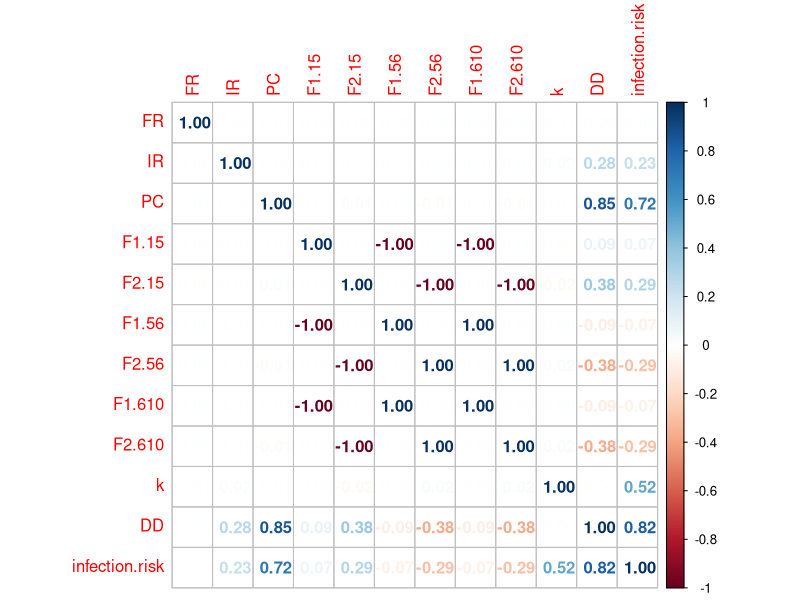
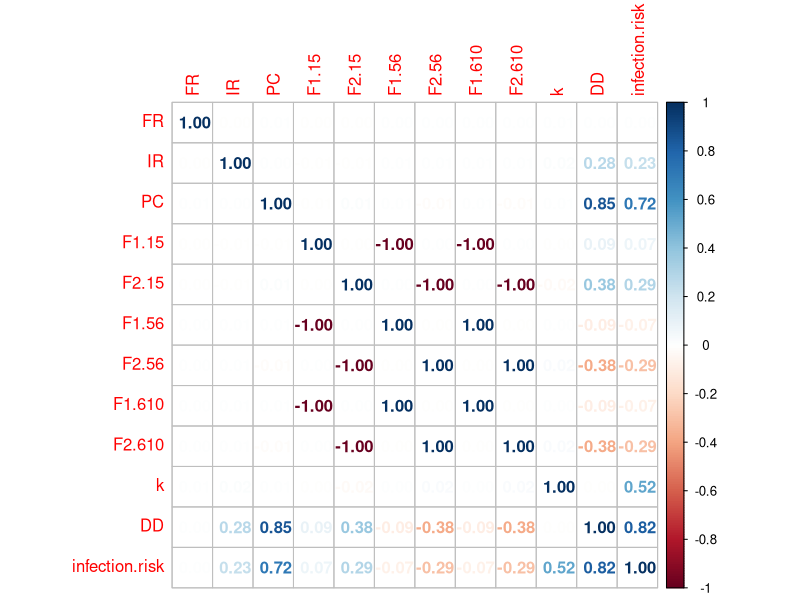
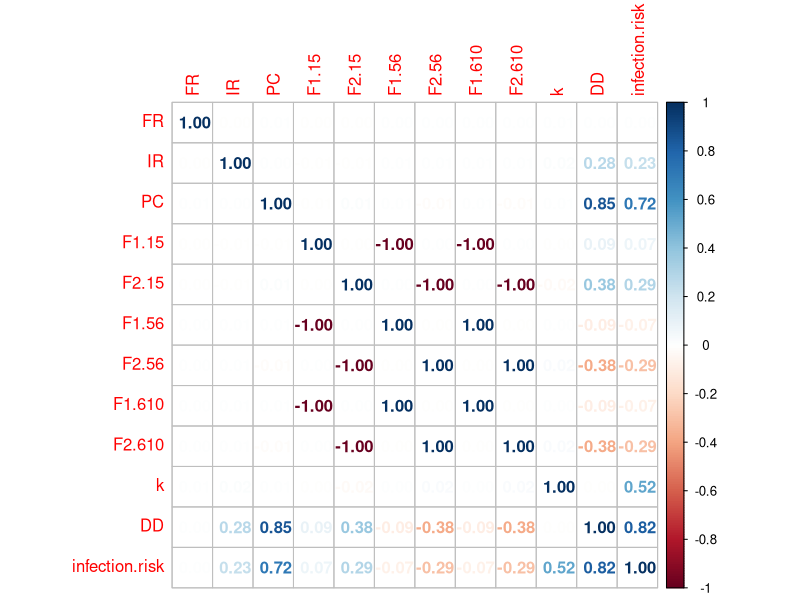
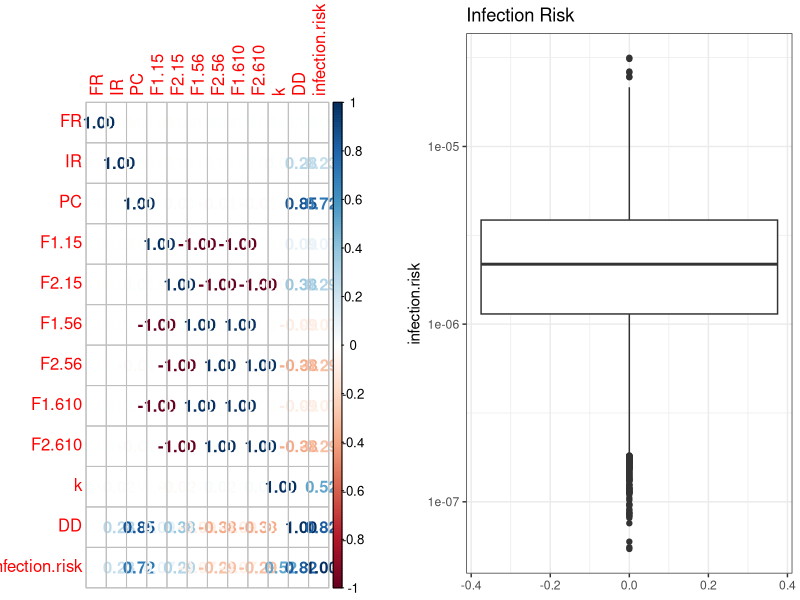
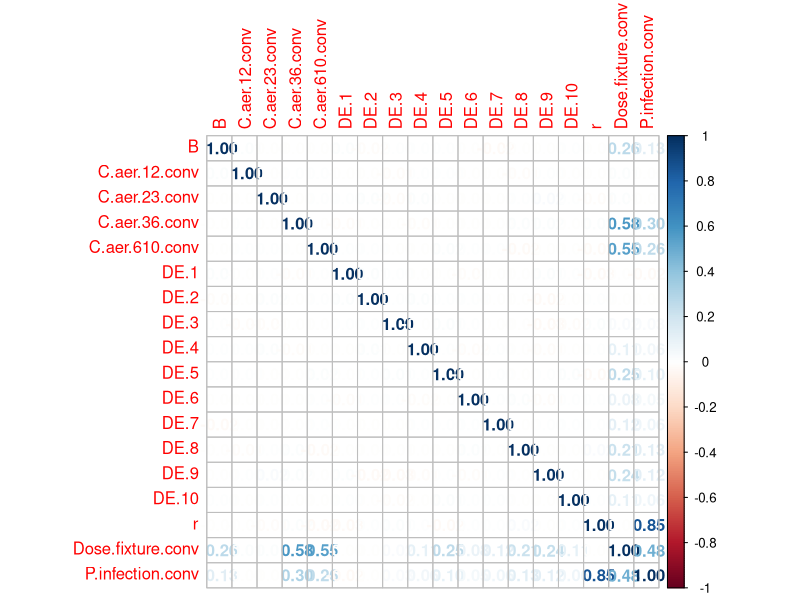
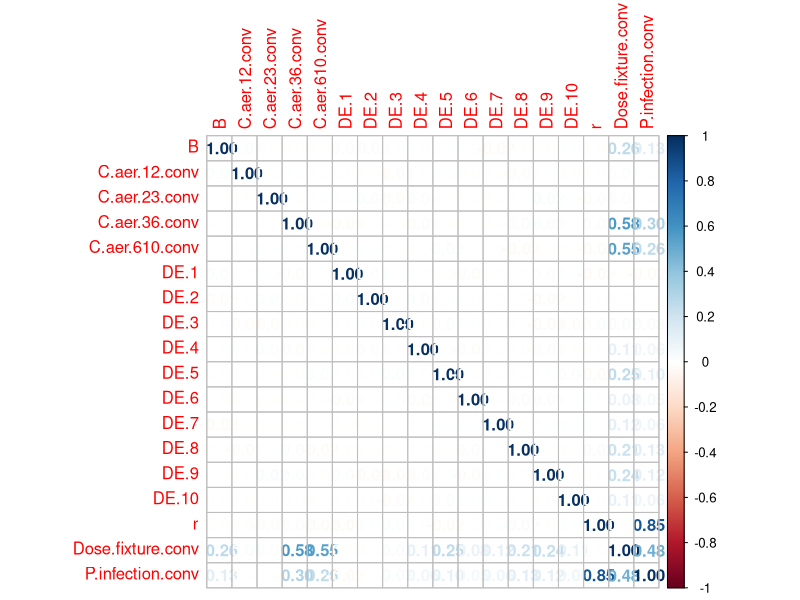
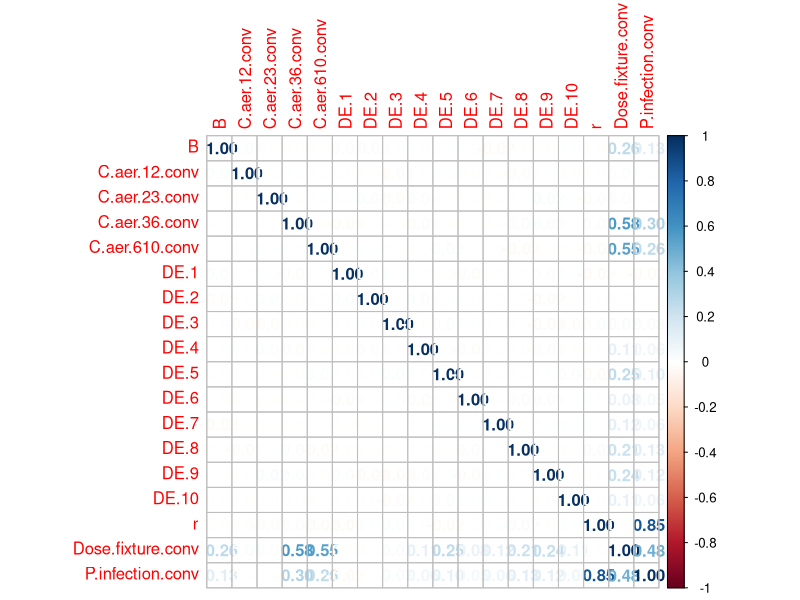
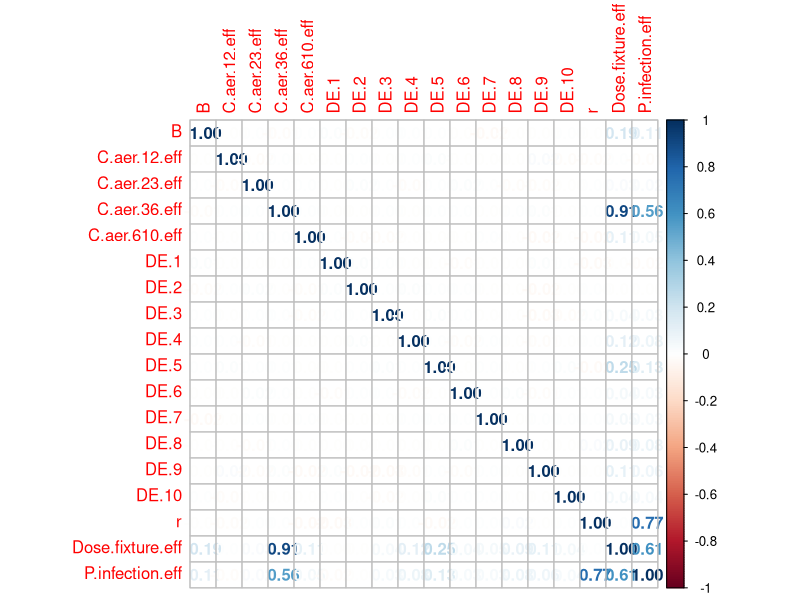

R code for these plots, in order:
# Amanda Wilson (AW)
# Environmental Health Sciences PhD student
# University of Arizona

#--------------------------Notes-----------------------------------------------------------

# 1/15/2020 - Began stochastic adjustments to Schoen & Ashbolt (2011) paper -AW



#------------------------------------------------------------------------------------------




#---------PART 1 - STOCHASTIC APPROACH TO SCHOEN & ASHBOLT (2011) MODEL--------------------



# This model is based on one discussed by Schoen & Ashbolt (2011) An in-premise model for
# Legionella exposure during showering events

schoen.ashbolt<-function(iterations,showerduration,C.water){
  
  #model function inputs
        #1-iterations
        #2-shower duration (minutes)
        #3-C.water (concentration of L. pneumophila in water - CFU/mL)
  
  #-----------model input parameters--------------------------
  
  #flow rate (L/hr)
  FR<-runif(iterations,350,370)
  #min = best estimate - 10 L/hr
  #max = best estimate + 10 L/hr
  #ARBITRARY BOUNDS RIGHT NOW
  
  #inhalation rate (m^3/hr)
  IR<-runif(iterations,0.72,1.5)
  #min = best estimate value
  #max = high value
  
  #partitioning coefficient
  PC<-runif(iterations,10^-6,1.9e-05)
  #min = low value
  #max = (Best estimate value - low value) + Best estimate value
  
  #-------aerosolizing parameters--------------------------------
  
  #----------aerosol size 1 - 5 um--------------
  
  #fraction of total aerosolized organisms in aeorosol size 1-5
  F1.15<-runif(iterations,0.75,1)
  #min = best estimate value
  #max = high value
  
  #fraction of total aerosols of size range 1-5um deposited at the alveoli
  F2.15<-runif(iterations,0.2,0.54)
  #min = best estimate value
  #max = high value
  
  #---------aerosol size 5 - 6 um---------------
  
  #fraction of total aerosolized organisms in aeorosol size 5-6
  F1.56<-(1-F1.15)*0.36
  #12% of aerosols other than 1-5
  
  #fraction of total aerosols of size range 5-6 deposited at the alveoli
  F2.56<-(1-F2.15)*0.125
  
  #--------aerosol size 6 - 10 um----------------
  
  #fraction of total aerosolized organisms in aerosol size 6-10
  F1.610<-(1-F1.15)*0.56
  
  #fraction of total aerosols of size range 6-10 deposited at the alveoli
  F2.610<-(1-F2.15)*0.0125
  
  ###########################################################
  
  #concentration of legionella in water (CFU/L)
  #c.water<-W.water/V.water #I think this equation is only needed if accounting for biofilm
  
  #exponential dose response
  k<-rlnorm(iterations,-2.93,0.49)
  #k<-5.99e-02
  #initializing vectors
  DD<-rep(0,iterations)
  infection.risk<-rep(0,iterations)
  
  C.air<-rep(0,iterations)
  V.air<-rep(0,iterations)
  exposure<-rep(0,iterations)
  exposure.char<-rep(0,iterations)
  
    #convert minutes to hour by dividing by 60
    exposure<-showerduration/60
    
    #volume of water used in shower  
    V.water<-FR*exposure
    
    V.air<-IR*exposure
    
    C.water.converted<-C.water*1000 #convert CFU/mL to CFU/L
    
    #concentration of legionella in air (CFU/m^3)
    C.air<-C.water.converted*PC
    
    #calculating deposited dose
    DD<-C.air*V.air*((F1.15*F2.15)+(F1.56*F2.56)+(F1.610*F2.610))
    
    #calculating infection risk
    infection.risk<-1-exp(-k*(DD))
    
    #saving inputs and outputs
    
    model<<-data.frame(FR=FR,IR=IR,PC=PC,F1.15=F1.15,F2.15=F2.15,F1.56=F1.56,F2.56=F2.56,F1.610=F1.610,
                       F2.610=F2.610,k=k,DD=DD,infection.risk=infection.risk)
    require(ggplot2)
    require(ggpubr)
    require(corrplot)
    require(gridExtra)
    require(grid)
    require(gridGraphics)
    
    mydata.cor=cor(model,method=c("spearman"))

    corrplot(mydata.cor,method="number")
    grid.echo()
    plot1<-grid.grab()
    #grid.draw(plot1)
    
    plot2<-ggplot(data=model)+geom_boxplot(aes(y=infection.risk))+ggtitle("Infection Risk")+
      scale_y_continuous(trans="log10")+theme_bw()
    
    windows()
    grid.arrange(plot1,plot2,nrow=1,ncol=2)
    
  }
  

schoen.ashbolt(10000,8,.1)


#--------PART 2 - HAMILTON ET AL. (2019) MODEL----------------------------------------------

# This model is based on one discussed by Hamilton et al. (2019) Risk-based critical levels
# of Legionella pneumophila for indoor water uses. Environmental Science & Technology.

# "volume of aerosols of various size diameters that are large enough to hold
# L. pneumophila bacteria but small enough to deposit at the alveoli (1 um < diameter < 10um)
# were considered" - equation 2 from paper
  

hamilton<-function(iterations,showerduration,C.water){
  
  
  #model function inputs
  #1-iterations
  #2-shower duration (minutes)
  #3-C.water (concentration of L. pneumophila in water - CFU/mL)


#truncnorm dist
require(truncnorm)

#vectors for loop

#Dose for conventional fixture
Dose.fixture.conv<-rep(0,iterations)

#Dose for water efficient fixture
Dose.fixture.eff<-rep(0,iterations)

#Breathing rate
B<-rep(0,iterations)

#Exposure time
t.shower<-rep(0,iterations)

#Concentration of legionella in water
C.leg<-rep(0,iterations)

#Probability of infection - conventional fixture
P.infection.conv<-rep(0,iterations)

#Probability of infection water efficient fixture
P.infection.eff<-rep(0,iterations)

  #Breathing rate (m^3/min)
  B<-runif(iterations,0.013,0.017)
  
  #Exposure duration (min)
  t.shower<-showerduration
  
  #Legionella concentration
  C.leg<-C.water*1000
  
  #CONVENTIONAL
  #concentration of aerosols at diameter 1-2
  C.aer.12.conv<-rlnorm(iterations,17.5,0.30)
  
  #concentration of aerosols at diameter 2-3
  C.aer.23.conv<-rlnorm(iterations,17.5,0.17)
  
  #concentration of aerosols at diameter 3-6
  C.aer.36.conv<-rlnorm(iterations,19.5,0.35)
  
  #concentration of aerosols at diameter 6-10
  C.aer.610.conv<-rlnorm(iterations,20,0.31)
  
  #WATER EFFICIENT
  #concentration of aerosols at diameter 1-2
  C.aer.12.eff<-rlnorm(iterations,18.1,0.57)
  #concentration of aerosols at diameter 2-3
  C.aer.23.eff<-rlnorm(iterations,17.9,0.64)
  #concentration of aerosols at diameter 3-6
  C.aer.36.eff<-rlnorm(iterations,18.7,0.52)
  #concentration of aerosols at diameter 6-10
  C.aer.610.eff<-rlnorm(iterations,18.3,0.14)
  
  #deposition efficiencies
  DE.1<-runif(iterations,0.23,0.25)
  DE.2<-runif(iterations,0.40,0.53)
  DE.3<-runif(iterations,0.36,0.62)
  DE.4<-runif(iterations,0.29,0.61)
  DE.5<-runif(iterations,0.19,0.52)
  DE.6<-runif(iterations,0.10,0.4)
  DE.7<-runif(iterations,0.06,0.29)
  DE.8<-runif(iterations,0.03,0.19)
  DE.9<-runif(iterations,0.01,0.12)
  DE.10<-runif(iterations,0.01,0.06)
  
  #percent aerosolized
  F.1<-17.50
  F.2<-16.39
  F.3<-15.56
  F.4<-6.67
  F.5<-3.89
  F.6<-2.50
  F.7<-2.78
  F.8<-5.00
  F.9<-5.28
  F.10<-3.89
  
  #volume of aerosol for size bin i
  V.1<-(4/3)*pi*(1*10^(-6)/2)^3
  V.2<-(4/3)*pi*(2*10^(-6)/2)^3
  V.3<-(4/3)*pi*(3*10^(-6)/2)^3
  V.4<-(4/3)*pi*(4*10^(-6)/2)^3
  V.5<-(4/3)*pi*(5*10^(-6)/2)^3
  V.6<-(4/3)*pi*(6*10^(-6)/2)^3
  V.7<-(4/3)*pi*(7*10^(-6)/2)^3
  V.8<-(4/3)*pi*(8*10^(-6)/2)^3
  V.9<-(4/3)*pi*(9*10^(-6)/2)^3
  V.10<-(4/3)*pi*(10*10^(-6)/2)^3
  
  sum.calculation.conv<-(C.aer.12.conv*DE.1*F.1*V.1)+(C.aer.23.conv*DE.2*F.2*V.2)+(C.aer.36.conv*DE.3*F.3*V.3)+
    (C.aer.36.conv*DE.4*F.1*V.4)+(C.aer.36.conv*DE.5*F.1*V.5)+(C.aer.610.conv*DE.6*F.6*V.6)+
    (C.aer.610.conv*DE.7*F.7*V.7)+(C.aer.610.conv*DE.8*F.8*V.8)+(C.aer.610.conv*DE.9*F.9*V.9)+
    (C.aer.610.conv*DE.10*F.10*V.10)
    
  
  sum.calculation.eff<-(C.aer.12.eff*DE.1*F.1*V.1)+(C.aer.23.eff*DE.2*F.2*V.2)+(C.aer.36.eff*DE.3*F.3*V.3)+
    (C.aer.36.eff*DE.4*F.1*V.4)+(C.aer.36.eff*DE.5*F.1*V.5)+(C.aer.610.eff*DE.6*F.6*V.6)+
    (C.aer.610.eff*DE.7*F.7*V.7)+(C.aer.610.eff*DE.8*F.8*V.8)+(C.aer.610.eff*DE.9*F.9*V.9)+
    (C.aer.610.eff*DE.10*F.10*V.10)
  
  
  #Dose (conventional fixture)
  Dose.fixture.conv<-C.leg*B*t.shower*sum.calculation.conv
  
  #Dose (water efficient fixture)
  Dose.fixture.eff<-C.leg*B*t.shower*sum.calculation.eff
  
  #Dose response parameter
  r<-rlnorm(iterations,-2.93,0.49)
  
  P.infection.conv<-1-exp(-r*Dose.fixture.conv)
  
  P.infection.eff<-1-exp(-r*Dose.fixture.eff)
  
  model.conv<<-data.frame(B=B,C.aer.12.conv,C.aer.23.conv,C.aer.36.conv,C.aer.610.conv,DE.1,
                          DE.2,DE.3,DE.4,DE.5,DE.6,DE.7,DE.8,DE.9,DE.10,r,Dose.fixture.conv,
                          P.infection.conv)
  
  model.eff<<-data.frame(B=B,C.aer.12.eff,C.aer.23.eff,C.aer.36.eff,C.aer.610.eff,DE.1,
                         DE.2,DE.3,DE.4,DE.5,DE.6,DE.7,DE.8,DE.9,DE.10,r,Dose.fixture.eff,
                         P.infection.eff)
  require(ggplot2)
  require(ggpubr)
  require(corrplot)
  require(gridExtra)
  require(grid)
  require(gridGraphics)
  
  mydata.cor.conv=cor(model.conv,method=c("spearman"))
  corrplot(mydata.cor.conv,method="number")
  grid.echo()
  plot1.conv<-grid.grab()
  #grid.draw(plot1)
  
  mydata.cor.eff=cor(model.eff,method=c("spearman"))
  corrplot(mydata.cor.eff,method="number")
  grid.echo()
  plot1.eff<-grid.grab()
  
  combinedinfection<-data.frame(infectionrisk=c(P.infection.eff,P.infection.conv),
                                type=c(rep("Water Efficient",iterations),rep("Conventional",iterations)))
  
    ggplot(data=combinedinfection)+geom_boxplot(aes(y=infectionrisk,x=type,group=type))+
    scale_y_continuous(trans="log10",name="Infection Risk")+theme_bw()+scale_x_discrete(name="Shower Type")

  }

hamilton(10000,8,.1)

#comparison

comparison<-function(iterations,showerduration,C.water){
  schoen.ashbolt(iterations,showerduration,C.water)
  hamilton(iterations,showerduration,C.water)
  
  infectionrisk.all<-c(model$infection.risk,model.conv$P.infection.conv,model.eff$P.infection.eff)
  infectionrisk.all<-c(infectionrisk.all,infectionrisk.all)
  model<-c(rep("Schoen & Ashbolt",iterations),rep("Hamilton",iterations*2),rep("Combined",iterations*3))
  showertype<-c(rep("conventional or unspecified",iterations*2),rep("water efficient",iterations),rep("combined",iterations*3))
  
  frameall<<-data.frame(infection.risk=infectionrisk.all,model=model,showertype=showertype)
  
  ggplot(data=frameall)+geom_boxplot(aes(x=model,y=infectionrisk.all,colour=showertype))+scale_y_continuous(trans="log10",name="Infection Risk")+
  scale_x_discrete(name="Model Source")+scale_colour_discrete(name="Shower Type")
}

comparison(10000,8,.1)

A<-ggplot(frameall)+geom_density(aes(x=infection.risk,group=model,fill=model),alpha=0.3)+scale_x_continuous(trans="log10")
B<-ggplot(frameall)+geom_density(aes(x=infection.risk,group=showertype,fill=showertype),alpha=0.3)+scale_x_continuous(trans="log10")

ggarrange(A,B)

ggplot(frameall)+geom_density(aes(x=infection.risk,group=interaction(showertype,model),fill=interaction(showertype,model)),alpha=0.3)+scale_x_continuous(trans="log10")
